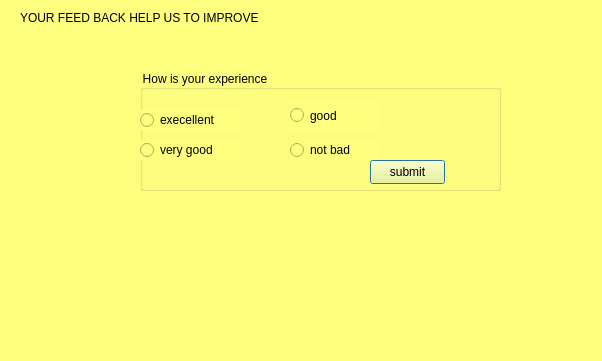
<?xml version="1.0" encoding="UTF-8"?>
<ui version="4.0">
 <class>tqfeed</class>
 <widget class="QDialog" name="tqfeed">
  <property name="geometry">
   <rect>
    <x>0</x>
    <y>0</y>
    <width>602</width>
    <height>361</height>
   </rect>
  </property>
  <property name="windowTitle">
   <string>FEEDBACK</string>
  </property>
  <property name="styleSheet">
   <string notr="true">background-color: rgb(255, 255, 127);</string>
  </property>
  <widget class="QGroupBox" name="groupBox">
   <property name="geometry">
    <rect>
     <x>140</x>
     <y>70</y>
     <width>361</width>
     <height>121</height>
    </rect>
   </property>
   <property name="styleSheet">
    <string notr="true">font: 700 8pt &quot;Segoe UI&quot;;
font: 700 12pt &quot;Segoe UI&quot;;</string>
   </property>
   <property name="title">
    <string>How is your experience</string>
   </property>
   <widget class="QRadioButton" name="radioButton_4">
    <property name="geometry">
     <rect>
      <x>150</x>
      <y>30</y>
      <width>89</width>
      <height>31</height>
     </rect>
    </property>
    <property name="styleSheet">
     <string notr="true">font: 700 12pt &quot;Segoe UI&quot;;</string>
    </property>
    <property name="text">
     <string>good</string>
    </property>
   </widget>
   <widget class="QRadioButton" name="radioButton">
    <property name="geometry">
     <rect>
      <x>0</x>
      <y>40</y>
      <width>101</width>
      <height>20</height>
     </rect>
    </property>
    <property name="styleSheet">
     <string notr="true">font: 700 12pt &quot;Segoe UI&quot;;</string>
    </property>
    <property name="text">
     <string>execellent</string>
    </property>
   </widget>
   <widget class="QRadioButton" name="radioButton_3">
    <property name="geometry">
     <rect>
      <x>150</x>
      <y>70</y>
      <width>89</width>
      <height>20</height>
     </rect>
    </property>
    <property name="styleSheet">
     <string notr="true">font: 700 12pt &quot;Segoe UI&quot;;</string>
    </property>
    <property name="text">
     <string>not bad</string>
    </property>
   </widget>
   <widget class="QRadioButton" name="radioButton_2">
    <property name="geometry">
     <rect>
      <x>0</x>
      <y>70</y>
      <width>101</width>
      <height>20</height>
     </rect>
    </property>
    <property name="styleSheet">
     <string notr="true">font: 700 italic 12pt &quot;Segoe UI&quot;;</string>
    </property>
    <property name="text">
     <string>very good</string>
    </property>
   </widget>
   <widget class="QPushButton" name="pushButton">
    <property name="geometry">
     <rect>
      <x>230</x>
      <y>90</y>
      <width>75</width>
      <height>24</height>
     </rect>
    </property>
    <property name="text">
     <string>submit</string>
    </property>
   </widget>
  </widget>
  <widget class="QLabel" name="label">
   <property name="geometry">
    <rect>
     <x>160</x>
     <y>220</y>
     <width>291</width>
     <height>111</height>
    </rect>
   </property>
   <property name="styleSheet">
    <string notr="true">font: 700 36pt &quot;Segoe UI&quot;;</string>
   </property>
   <property name="text">
    <string/>
   </property>
  </widget>
  <widget class="QLabel" name="label_2">
   <property name="geometry">
    <rect>
     <x>20</x>
     <y>10</y>
     <width>371</width>
     <height>16</height>
    </rect>
   </property>
   <property name="styleSheet">
    <string notr="true">font: 700 14pt &quot;Segoe UI&quot;;</string>
   </property>
   <property name="text">
    <string>YOUR FEED BACK HELP US TO IMPROVE</string>
   </property>
  </widget>
 </widget>
 <resources/>
 <connections/>
</ui>
